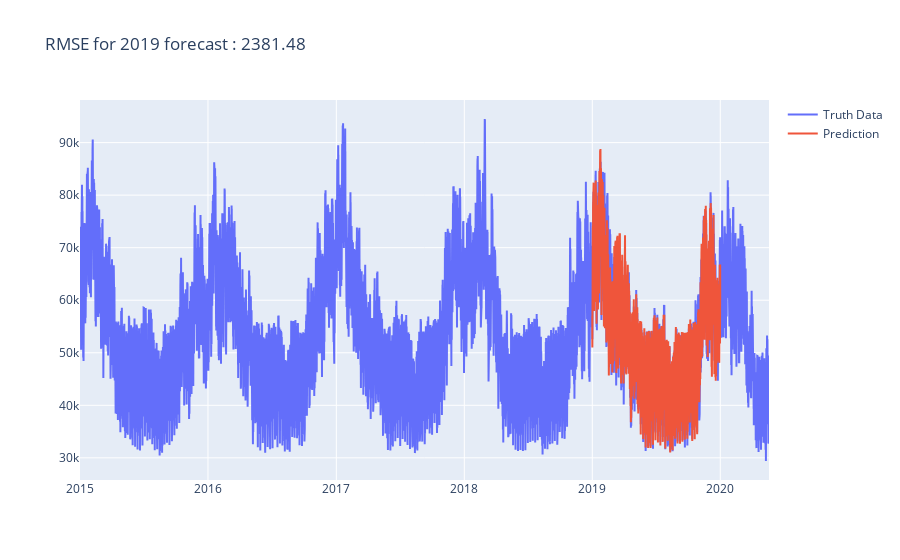

Write notebook code for a chart like this one.
### Code cell
y_predict = model.predict(X_test)
fig = go.Figure()
fig.add_trace(
    go.Scatter(
        x = Load.index,
        y = Load.Load,
        name = 'Truth Data'
    )
)
fig.add_trace(
    go.Scatter(
        x = X_test.index,
        y = y_predict,
        name = 'Prediction'
    )
)
fig.update_layout(
    title = f"RMSE for 2019 forecast : {np.round(np.sqrt(mean_squared_error(y_test,y_predict)),2)}",
    hovermode='x'
)

### Figure 1 — Plotly figure (JSON) as saved in the notebook; plotly's stock layout.template omitted (floating-point values rounded to 4 significant figures; data arrays with more than 128 entries replaced by an {"elided": "..."} marker saying what was removed)
{"data": [{"name": "Truth Data", "type": "scatter", "x": {"elided": "47160 str values"}, "y": {"elided": "47160 int values"}}, {"name": "Prediction", "type": "scatter", "x": {"elided": "8760 str values"}, "y": {"elided": "8760 float values"}}], "layout": {"hovermode": "x", "title": {"text": "RMSE for 2019 forecast : 2381.48"}}}
